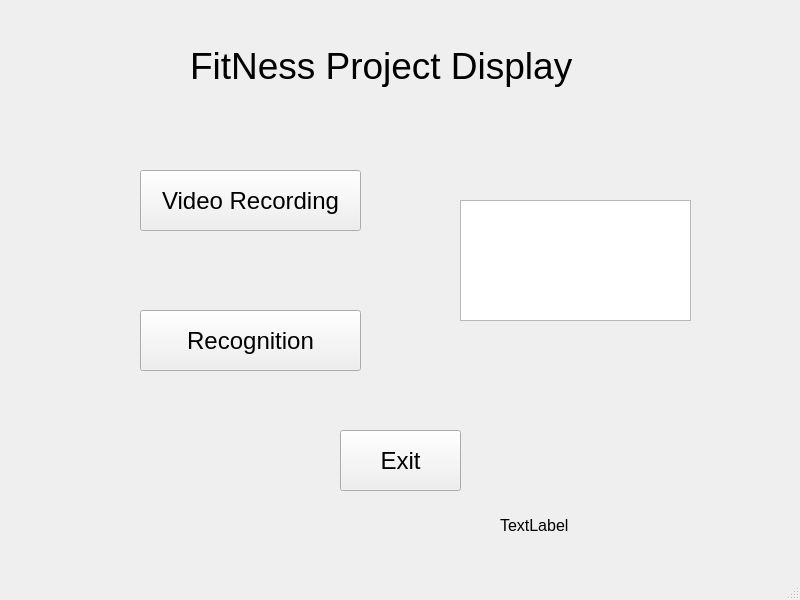
<?xml version="1.0" encoding="UTF-8"?>
<ui version="4.0">
 <class>MainWindow</class>
 <widget class="QMainWindow" name="MainWindow">
  <property name="geometry">
   <rect>
    <x>0</x>
    <y>0</y>
    <width>800</width>
    <height>600</height>
   </rect>
  </property>
  <property name="minimumSize">
   <size>
    <width>800</width>
    <height>600</height>
   </size>
  </property>
  <property name="maximumSize">
   <size>
    <width>800</width>
    <height>600</height>
   </size>
  </property>
  <property name="windowTitle">
   <string>FitNess Project Display</string>
  </property>
  <widget class="QWidget" name="centralwidget">
   <widget class="QPushButton" name="pushButton">
    <property name="geometry">
     <rect>
      <x>340</x>
      <y>430</y>
      <width>121</width>
      <height>61</height>
     </rect>
    </property>
    <property name="font">
     <font>
      <pointsize>18</pointsize>
     </font>
    </property>
    <property name="text">
     <string>Exit</string>
    </property>
   </widget>
   <widget class="QLabel" name="label">
    <property name="geometry">
     <rect>
      <x>190</x>
      <y>30</y>
      <width>431</width>
      <height>71</height>
     </rect>
    </property>
    <property name="font">
     <font>
      <pointsize>28</pointsize>
     </font>
    </property>
    <property name="text">
     <string>FitNess Project Display</string>
    </property>
   </widget>
   <widget class="QPushButton" name="pushButton_2">
    <property name="geometry">
     <rect>
      <x>140</x>
      <y>170</y>
      <width>221</width>
      <height>61</height>
     </rect>
    </property>
    <property name="font">
     <font>
      <pointsize>18</pointsize>
     </font>
    </property>
    <property name="text">
     <string>Video Recording</string>
    </property>
   </widget>
   <widget class="QPushButton" name="pushButton_3">
    <property name="geometry">
     <rect>
      <x>140</x>
      <y>310</y>
      <width>221</width>
      <height>61</height>
     </rect>
    </property>
    <property name="font">
     <font>
      <pointsize>18</pointsize>
     </font>
    </property>
    <property name="text">
     <string>Recognition</string>
    </property>
   </widget>
   <widget class="QTextBrowser" name="textBrowser">
    <property name="geometry">
     <rect>
      <x>460</x>
      <y>200</y>
      <width>231</width>
      <height>121</height>
     </rect>
    </property>
    <property name="font">
     <font>
      <pointsize>16</pointsize>
     </font>
    </property>
   </widget>
   <widget class="QLabel" name="label_2">
    <property name="geometry">
     <rect>
      <x>500</x>
      <y>510</y>
      <width>281</width>
      <height>31</height>
     </rect>
    </property>
    <property name="font">
     <font>
      <pointsize>12</pointsize>
     </font>
    </property>
    <property name="text">
     <string>TextLabel</string>
    </property>
   </widget>
  </widget>
  <widget class="QMenuBar" name="menubar">
   <property name="geometry">
    <rect>
     <x>0</x>
     <y>0</y>
     <width>800</width>
     <height>20</height>
    </rect>
   </property>
  </widget>
  <widget class="QStatusBar" name="statusbar"/>
 </widget>
 <resources/>
 <connections>
  <connection>
   <sender>pushButton</sender>
   <signal>clicked()</signal>
   <receiver>MainWindow</receiver>
   <slot>close()</slot>
   <hints>
    <hint type="sourcelabel">
     <x>529</x>
     <y>355</y>
    </hint>
    <hint type="destinationlabel">
     <x>610</x>
     <y>346</y>
    </hint>
   </hints>
  </connection>
 </connections>
</ui>
